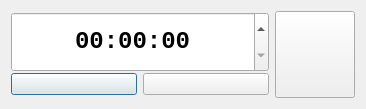
<?xml version="1.0" encoding="UTF-8"?>
<ui version="4.0">
 <class>Dialog</class>
 <widget class="QDialog" name="Dialog">
  <property name="geometry">
   <rect>
    <x>0</x>
    <y>0</y>
    <width>366</width>
    <height>109</height>
   </rect>
  </property>
  <property name="sizePolicy">
   <sizepolicy hsizetype="Fixed" vsizetype="Fixed">
    <horstretch>0</horstretch>
    <verstretch>0</verstretch>
   </sizepolicy>
  </property>
  <property name="minimumSize">
   <size>
    <width>366</width>
    <height>109</height>
   </size>
  </property>
  <property name="maximumSize">
   <size>
    <width>366</width>
    <height>109</height>
   </size>
  </property>
  <property name="windowTitle">
   <string>Dialog</string>
  </property>
  <layout class="QHBoxLayout" name="horizontalLayout_2">
   <item>
    <layout class="QVBoxLayout" name="verticalLayout">
     <property name="spacing">
      <number>0</number>
     </property>
     <item>
      <widget class="QTimeEdit" name="timeEdit">
       <property name="sizePolicy">
        <sizepolicy hsizetype="Minimum" vsizetype="Expanding">
         <horstretch>0</horstretch>
         <verstretch>0</verstretch>
        </sizepolicy>
       </property>
       <property name="maximumSize">
        <size>
         <width>260</width>
         <height>60</height>
        </size>
       </property>
       <property name="font">
        <font>
         <family>Courier New</family>
         <pointsize>18</pointsize>
         <weight>75</weight>
         <bold>true</bold>
        </font>
       </property>
       <property name="alignment">
        <set>Qt::AlignCenter</set>
       </property>
       <property name="displayFormat">
        <string>HH:mm:ss</string>
       </property>
       <property name="time">
        <time>
         <hour>0</hour>
         <minute>0</minute>
         <second>0</second>
        </time>
       </property>
      </widget>
     </item>
     <item>
      <layout class="QHBoxLayout" name="horizontalLayout">
       <property name="topMargin">
        <number>0</number>
       </property>
       <item>
        <widget class="QPushButton" name="stopButton">
         <property name="text">
          <string/>
         </property>
        </widget>
       </item>
       <item>
        <widget class="QPushButton" name="resetButton">
         <property name="text">
          <string/>
         </property>
        </widget>
       </item>
      </layout>
     </item>
    </layout>
   </item>
   <item>
    <widget class="QPushButton" name="startButton">
     <property name="sizePolicy">
      <sizepolicy hsizetype="Fixed" vsizetype="Expanding">
       <horstretch>0</horstretch>
       <verstretch>0</verstretch>
      </sizepolicy>
     </property>
     <property name="minimumSize">
      <size>
       <width>80</width>
       <height>80</height>
      </size>
     </property>
     <property name="text">
      <string/>
     </property>
    </widget>
   </item>
  </layout>
 </widget>
 <layoutdefault spacing="6" margin="11"/>
 <resources/>
 <connections/>
</ui>
